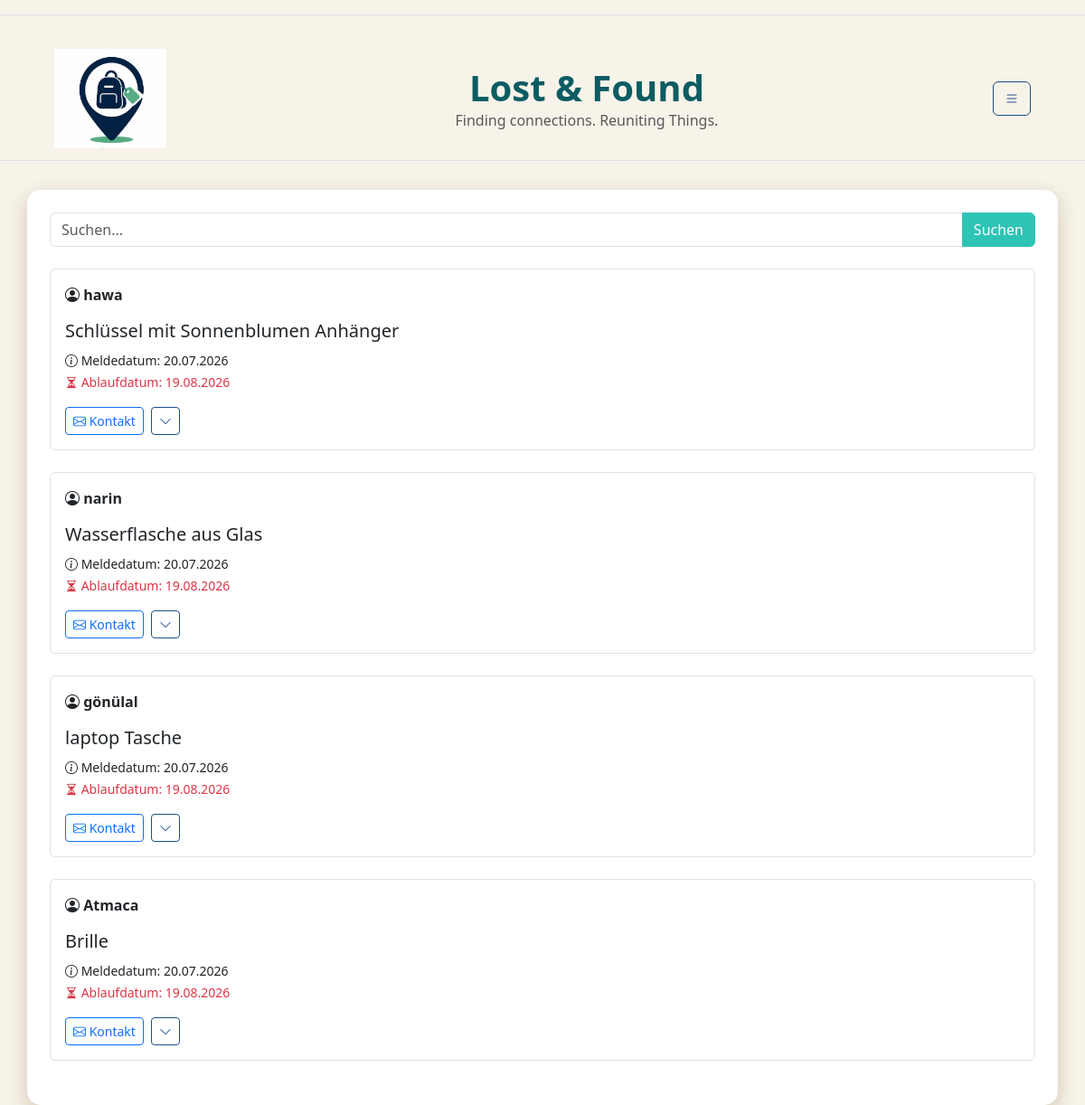
Page /home (signed in) on the earlier database version.
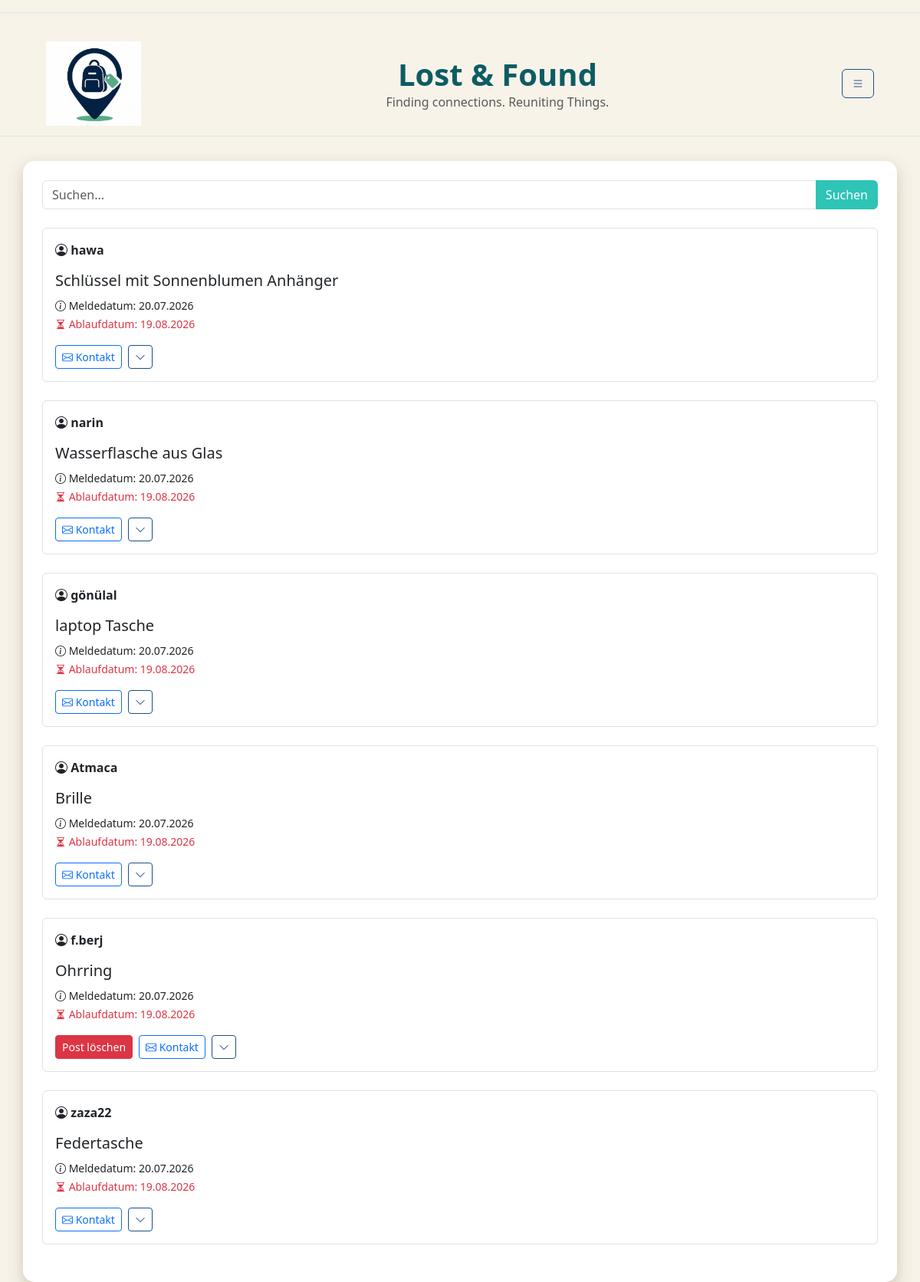
Same page on the later database version.
### db.py (models this page shows)
class Post(db.Model):
    __tablename__ = "post"
    post_id = db.Column(db.Integer,primary_key=True)
    user_id = db.Column(db.Integer,db.ForeignKey("standardUser.user_id"))
    fundbuero_id = db.Column(db.Integer,db.ForeignKey("fundbuero.fundbuero_id"))
    titel = db.Column(db.String,nullable=False)
    meldedatum = db.Column(db.Date)
    verlustdatum = db.Column(db.Date)
    ablaufdatum = db.Column(db.Date)
    schliessdatum = db.Column(db.Date)
    verlustort = db.Column(db.String)
    beschreibung = db.Column(db.Text)
    status = db.Column(db.String,default="laufend")
    views = db.Column(db.Integer,default=0 )
    user = db.relationship("StandardUser",back_populates="posts")
    fundbuero = db.relationship("Fundbuero",back_populates="posts")

class StandardUser(db.Model):
    __tablename__ = "standardUser"
    user_id = db.Column( db.Integer, primary_key=True )
    fundbuero_id = db.Column( db.Integer, db.ForeignKey("fundbuero.fundbuero_id"), nullable=True)
    campus_id = db.Column( db.String, db.ForeignKey("campus.campus_id") )
    name = db.Column( db.String)
    benutzername = db.Column( db.String, unique=True)
    passwort = db.Column(db.String,nullable=False)
    hwr_mail = db.Column(db.String, unique=True,nullable=False )
    is_admin = db.Column(db.Boolean, default=False)
    campus = db.relationship("Campus",back_populates="users")
    posts = db.relationship( "Post",back_populates="user")

### app.py (the view)
@app.route("/home")
def home():
    if "user_id" not in session:
        flash("Bitte zuerst einloggen!", "warning")
        return redirect(url_for("login"))
    form = forms.Suchleiste()
    csrf_form = forms.CSRFOnlyForm()
    user = db.session.get(StandardUser, session["user_id"])
    fundbuero = db.session.get(Fundbuero, session["fundbuero_id"])
    if user is None:
        session.clear()
        flash("Dein Account existiert nicht mehr.", "warning")
        return redirect(url_for("login"))
    posts = db.session.execute(
    db.select(Post).where(
        Post.ablaufdatum >= date.today(),
        Post.status == "laufend"
    )
).scalars()
    return render_template("home.html", posts=posts, form=form, user=user, fundbuero=fundbuero, csrf_form=csrf_form)

### forms.py
class Suchleiste(FlaskForm):
  suchfeld = StringField( "Suchbegriff",
       validators=[InputRequired()]
  )
  submit = SubmitField("Suchen")

class CSRFOnlyForm(FlaskForm):
    pass

### templates/home.html (shortened to what this page needs)
{% extends "base.html" %}
{% block CONTENT %}
<form method="POST" action="{{ url_for('suche') }}" class="mb-4">
    <div class="input-group">
        {{ form.suchfeld(class="form-control", placeholder="Suchen...") }}
        {{ form.submit(class="btn btn-primary") }}
    </div>
</form>
{% for post in posts %}
    {% if session.get('is_admin') or post.user.campus_id == user.campus_id or (fundbuero and post.user.campus_id == fundbuero.campus_id) %}
        <div class="border rounded p-3 mb-4">
            <strong>
                <i class="bi bi-person-circle"></i>
                {{ post.user.benutzername }}
            </strong>
            <h5 class="mt-3">{{ post.titel }}</h5>
            <small>
                <i class="bi bi-info-circle"></i>
                Meldedatum: {{ post.meldedatum.strftime('%d.%m.%Y') }}
            </small>
            <br>
            <small class="text-danger">
                <i class="bi bi-hourglass-split"></i>
                Ablaufdatum: {{ post.ablaufdatum.strftime('%d.%m.%Y') }}
            </small>
            <div class="mt-3 d-flex align-items-center gap-2">
                {% if session.get('is_admin') or post.user_id == session.get('user_id') %}
                    <a href="{{url_for('delete_post', post_id=post.post_id)}}" class="btn btn-danger btn-sm">Post löschen</a>
                {% endif %}
                {% if session.get('fundbuero_id') %}
    <form method="POST" action="{{ url_for('send_fundbuero_mail', post_id=post.post_id) }}" class="d-inline">
        <input type="hidden" name="csrf_token" value="{{  csrf_form.csrf_token._value()}}">
        <button type="submit" class="btn btn-outline-primary btn-sm">
            <i class="bi bi-envelope"></i> Jetzt Kontaktieren
        </button>
    </form>
{% else %}
                <a href="mailto:{{ post.user.hwr_mail }}?subject=Gefunden: {{ post.titel|urlencode }}&body=Hallo, ich habe deinen Gegenstand gefunden." class="btn btn-outline-primary btn-sm">
                    <i class="bi bi-envelope"></i> Kontakt
                </a>
{% endif %}
  <a href="{{ url_for('post_detail', post_id=post.post_id) }}" class="btn btn-outline-secondary btn-sm">
                 <i class="bi bi-chevron-down"></i>
</a>
            </div>
        </div>
    {% endif %}
{% endfor %}
{% endblock %}

### templates/base.html (shortened to what this page needs)
<!doctype html>
<html lang="en">
<head>
    {{ bootstrap.load_css() }}
    <link rel="stylesheet"
      href="https://cdn.jsdelivr.net/npm/bootstrap-icons@1.11.3/font/bootstrap-icons.min.css">
    <link rel="stylesheet"
      href="{{ url_for('static', filename='css/style.css') }}">
   <link rel="stylesheet"
      href="{{ url_for('static', filename='css/color.css') }}">
</head>
<body>
<nav class="navbar border-bottom mb-4"></nav>
{% if request.endpoint not in ['login', 'register'] %}
<nav class="navbar border-bottom mb-3">
{% if request.endpoint != 'create_post' %}
    <div class="container-fluid d-flex align-items-center">
        <a class="navbar-brand d-flex align-items-center ms-5"
   href="{{ url_for('home') }}">
    <img
        src="{{ url_for('static', filename='images/LogoLostAndFound.jpeg') }}"
        alt="Logo"
        height="110">
     </a>
        <div class="text-center flex-grow-1">
            <h1 class="m-0 fw-bold" style ="font-size: 2.5 em ;">Lost & Found</h1>
            <p class="m-0 text-muted " style="font-size:1.4 em ">Finding connections. Reuniting Things.</p>
        </div>
        {% else %}
        <div class="flex-grow-1"></div>
        {%endif%}
        <button
            class="btn btn-outline-secondary ms-auto me-5"
            type="button"
            data-bs-toggle="collapse"
            data-bs-target="#navbarToggleExternalContent">
            <i class="bi bi-list"></i>
        </button>
    </div>
</nav>
{% endif %}
<div class="container mt-3">
{% from 'bootstrap5/utils.html' import render_messages %}
    {% block CONTENT %}
    {% endblock %}
</div>
</body>
</html>

### static/css/style.css (style rules this page uses)
body { background-color: var(--color-main) !important; }
h1, h2, h3 { color: var(--color-highlight) !important; }
.btn-primary { background-color: var(--color-accent1) !important; border-color: var(--color-accent1) !important; }
.btn-outline-secondary { color: var(--color-accent2) !important; border-color: var(--color-accent2) !important; }
.container { background: white; border-radius: 15px; box-shadow: 0px 8px 20px 2px var(--color-shadow); padding: 25px; }

### static/css/color.css (style rules this page uses)
:root { --color-main: rgb(247, 243, 233); --color-shadow: rgb(215, 205, 190); --color-highlight: rgb(13, 92, 99); --color-accent1: rgb(46, 196, 182); --color-accent2: rgb(29, 78, 137); }

Differences in the rows shown:
added Post: user.benutzername "f.berj", titel "Ohrring", meldedatum "20.07.2026", ablaufdatum "19.08.2026"
added Post: user.benutzername "zaza22", titel "Federtasche", meldedatum "20.07.2026", ablaufdatum "19.08.2026"
